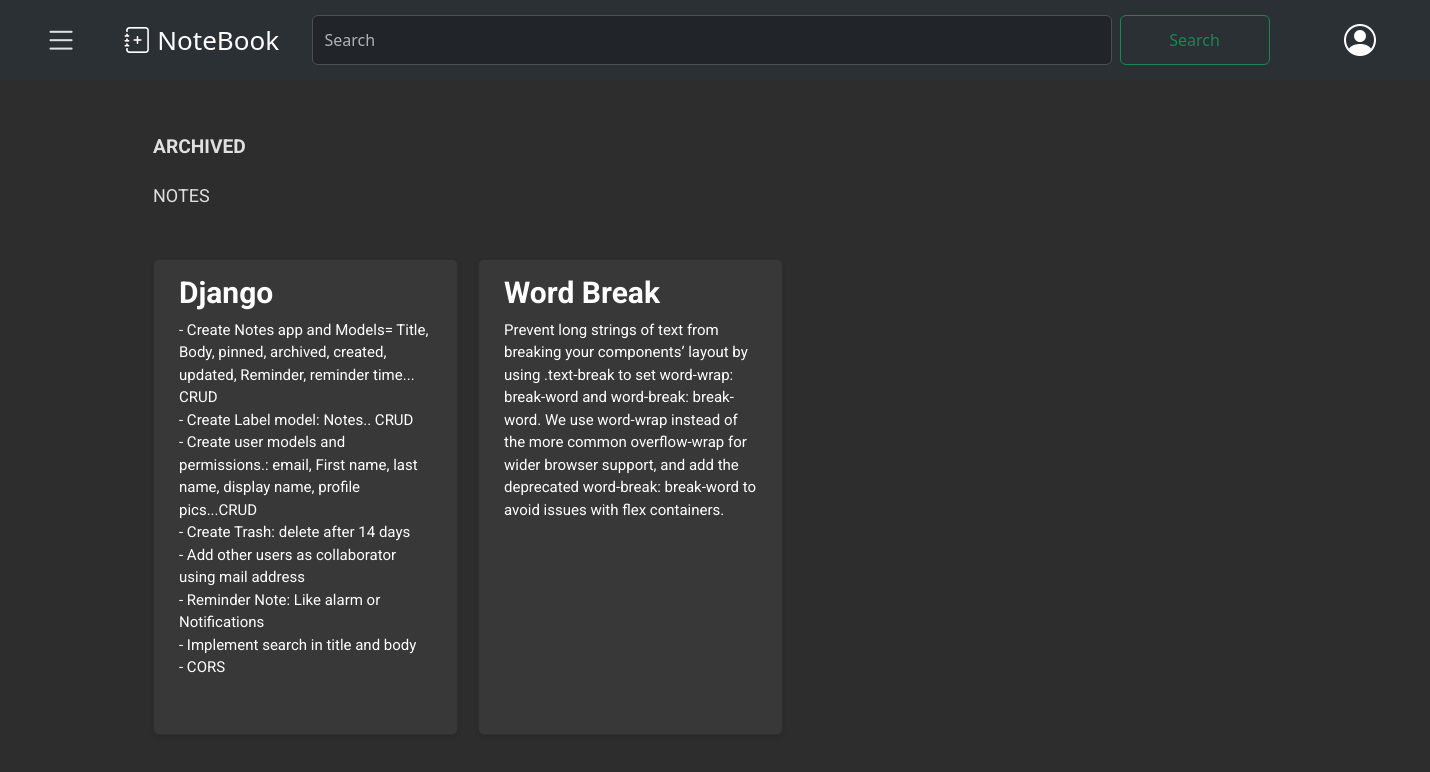
/notes/archived/, run on the app's committed database.
### notes/models.py (models this page shows, shortened)
class Note(models.Model):
    title= models.CharField(max_length=100, null=False)
    body= models.TextField()
    label= models.ForeignKey(Label, on_delete=models.SET_NULL, related_name="notes", blank=True, null=True)
    archived= models.BooleanField(default=False)
    pinned= models.BooleanField(default= False)
    created = models.DateTimeField(auto_now_add= True)
    updated= models.DateTimeField(auto_now=True)
    class Meta:
        ordering= ['-updated']
        indexes= [
            models.Index(fields=["-updated"])
        ]
        verbose_name = "Note"
        verbose_name_plural= "Notes"

### notes/views.py (the view)
# urls.py: path('archived/', views.archived_list, name='archived_notes'),
def archived_list(request):
    archived_notes= Note.objects.filter(Q(pinned=True,archived=True) | Q(pinned=False, archived=True))
    context= { 'archived_notes':archived_notes,
              }
    return render(request,
                  'notes/archived/list.html',
                  context)

### notes/context_processors.py (called while the page is built)
def labels_processor(request):
    labels = Label.objects.all()
    context = {
        'labels': labels,
    }
    return context

### notes/templates/notes/archived/list.html (shortened to what this page needs)
{% extends "notes/base.html" %}
{% block content %}
{% load static %}
<p class="text-capitalize" style="font-weight: bold; font-size: larger;">ARCHIVED</p>
<p class="text-capitalize">NOTES</p>
<div class="card-container">
    {% for note in archived_notes %}
        {% if note.archived  %}
        <div class="card" data-note-id="{{ note.id }}">
        <a href="#" class="note-link" data-note-id="{{ note.id }}">
                <h5 class="card-title">{{ note.title }}</h5>
                <p class="card-text">{{ note.body|truncatechars:650 }}</p>
            </a>
        </div>
        {% endif %}
    {% endfor %}
</div>
{% endblock %}

### notes/static/css/notes.css (style rules this page uses)
:root { --bg-color: #2d2d2d; --text-color: #e0e0e0; --secondary-text-color: #b0b0b0; --card-bg-color: #383838; }
html, body { background-color: #2d2d2d !important; color: #e0e0e0 !important; font-family: 'Roboto', sans-serif; }
.card-container { display: grid; grid-template-columns: repeat(auto-fill, minmax(250px, 1fr)); gap: 20px; padding: 10px; font-family: 'Roboto', Arial, sans-serif; width: 1300px; margin-top: 30px; margin-bottom: 30px; background-color: #2d2d2d !important; border-color: #444 !important; text-align: justify; }
.card { border-radius: 8px; padding: 15px 25px; box-shadow: 0 2px 4px rgba(0,0,0,0.1); background-color: #383838 !important; position: relative; padding-bottom: 20px; }
.card-title { font-size: 30px; font-weight: bold; margin-bottom: 15px; color: white !important; text-align: left; padding: 0 ; }
.card-text { font-size: 15px; color: white; text-align: left; padding: 0 0 35px; line-height: 1.5; white-space: pre-wrap; word-wrap: break-word; }
.note-link { text-decoration: none; color: inherit; }
.text-capitalize { font-family: 'Roboto', Arial, sans-serif; font-size: 18px; margin: 0; font-weight: normal; padding: 10px; }

### data on the page
Note: title "Django", body "- Create Notes app and Models= Title, Body, pinned, archived, created, updated, Reminder, reminder time... CRUD - Create Label model: Notes.. CRUD - Create user models and permissions.: email, First name, last name, display name, profile pics...CRUD - Create Trash: delete after 14 days - Add other users as collaborator using mail address - Reminder Note: Like alarm or Notifications - Implement search in title and body - CORS"
Note: title "Word Break", body "Prevent long strings of text from breaking your components’ layout by using .text-break to set word-wrap: break-word and word-break: break-word. We use word-wrap instead of the more common overflow-wrap for wider browser support, and add the deprecated word-break: break-word to avoid issues with flex containers."
